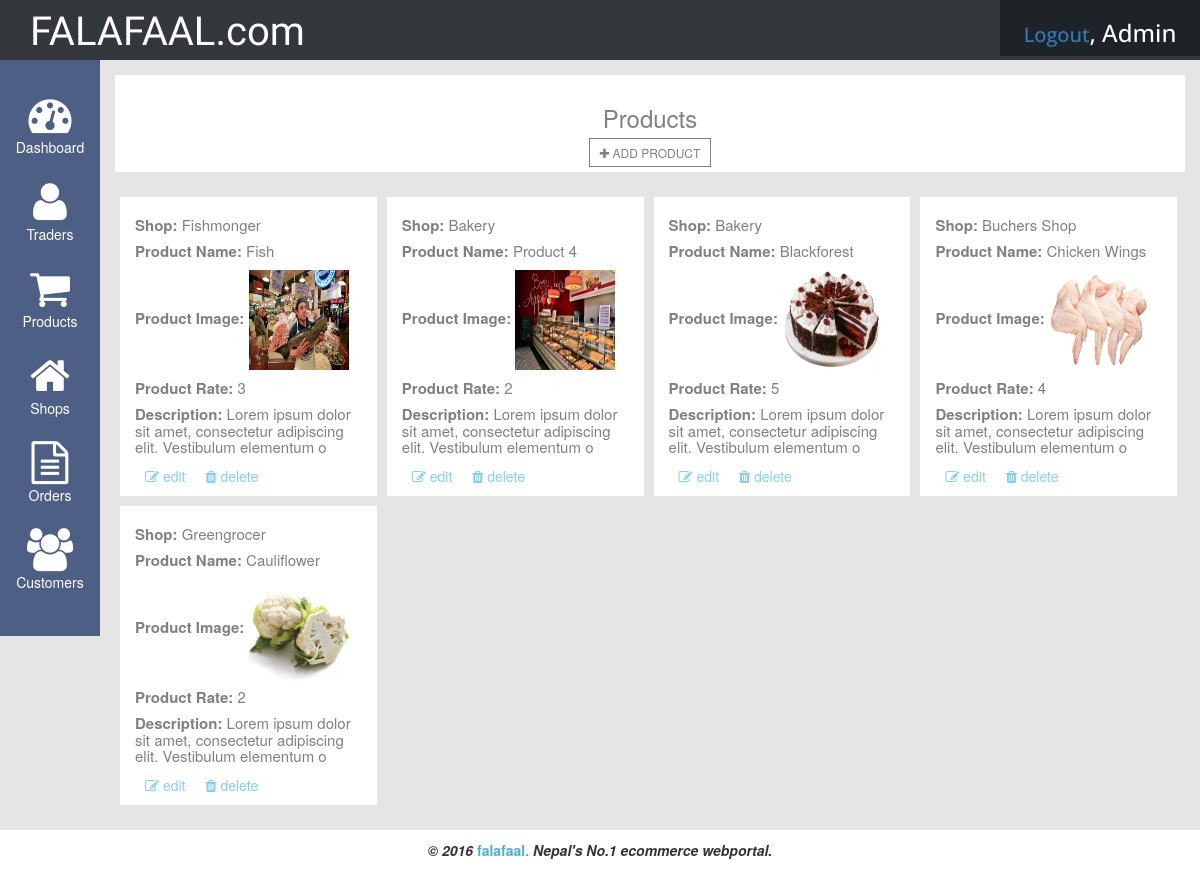
The app's page /admin/product.php (signed in) with its own data.
### tables this page shows
CREATE TABLE IF NOT EXISTS `product` (
  `product_id` int(11) NOT NULL AUTO_INCREMENT,
  `shop_id` int(11) NOT NULL,
  `product_name` varchar(255) NOT NULL,
  `product_rate` int(11) NOT NULL,
  `product_image` varchar(255) NOT NULL,
  `description` text NOT NULL,
  PRIMARY KEY (`product_id`)
);

CREATE TABLE IF NOT EXISTS `shop` (
  `shop_id` int(11) NOT NULL AUTO_INCREMENT,
  `traders_id` int(11) NOT NULL,
  `shop_name` varchar(255) NOT NULL,
  `shop_image` varchar(255) NOT NULL,
  `shop_status` text NOT NULL,
  PRIMARY KEY (`shop_id`)
);

### admin/product.php (the view, shortened to what this page needs)
<?php
 include("include/header.php");
?>
<div class="col-xs-12 col-sm-11 col-md-11">
	<div class="col-xs-12 col-sm-12 col-md-12 no-padding">
		<div class="main-title">
			<h3>products</h3>
			<a href="addproduct.php"><i class="fa fa-plus" aria-hidden="true"></i> add product</a>
		</div>
	</div>
	<div class="col-xs-12 col-sm-12 col-md-12 no-padding">
		<div class="traders-list">
			<?php
				$sql= "SELECT product.product_id, product.product_name, product.product_rate, product.product_image, product.description, shop.shop_name FROM shop, product WHERE product.shop_id = shop.shop_id";
					$result=mysqli_query($connection, $sql) or die(mysqli_error());
					while($row = mysqli_fetch_assoc($result)){
						echo "<div class='traders-box'>";
						echo "<h4><span>shop: </span>".$row['shop_name']."</h4>";
						echo "<h4><span>product name: </span>".$row['product_name']."</h4>";
						echo "<h4><span>product image: </span> <img width='100' height='100' src='images/".$row['product_image']."'></h4>";
						echo "<h4><span>product rate: </span>".$row['product_rate']."</h4>";
						echo "<h4><span>description: </span>".substr($row['description'],0,80)."</h4>";
						echo "<ul>"."<li>";
							echo "<a href=editproduct.php?id=".$row['product_id']."><i class='fa fa-pencil-square-o'></i> edit</a>"."</li>";
							echo "<li>"."<a onclick='return confirmDel()' href=?mode=del&id=".$row['product_id']."><i class='fa fa-trash'></i> delete</a>";
							echo "</li>"."</ul>";
						echo "</div>";
					}
			?>
		</div>
	</div>
</div>
<?php include("include/footer.php"); ?>

### admin/css/style.css (style rules this page uses)
body { font-family: 'Raleway', sans-serif; background: #e5e5e5!important; }
.no-padding { padding-left: 0!important; padding-right:0!important; }
.main-title { background: #ffffff; padding:10px 0px; margin-top:15px; text-align:center; }
.main-title h3 { text-transform: capitalize; color:gray; }
.main-title a:link, .main-title a:visited { text-decoration: none; text-transform: uppercase; color:gray; border:1px solid gray; padding:5px 10px; font-size:12px; }
.traders-list { margin:20px 0; }
.traders-box { width:24%; margin:5px 5px; padding:10px 15px; background: #ffffff; display:inline-block; }
.traders-box h4 { font-size:15px; color:gray; }
.traders-box h4 span { text-transform: capitalize; font-weight: bold; }
.traders-box ul { margin-bottom: 0; }
.traders-box ul li { display: inline-block; }
.traders-box ul li a:link, .traders-box ul li a:visited { text-decoration:none; padding:5px 10px; color:skyblue; text-align: right; }

### records on screen
product: shop.shop_name "Fishmonger", product_name "Fish", product_image (picture), product_rate "3", description "Lorem ipsum dolor sit amet, consectetur adipiscing elit. Vestibulum elementum o"
product: shop.shop_name "Bakery", product_name "Product 4", product_image (picture), product_rate "2", description "Lorem ipsum dolor sit amet, consectetur adipiscing elit. Vestibulum elementum o"
product: shop.shop_name "Bakery", product_name "Blackforest", product_image (picture), product_rate "5", description "Lorem ipsum dolor sit amet, consectetur adipiscing elit. Vestibulum elementum o"
product: shop.shop_name "Buchers Shop", product_name "Chicken Wings", product_image (picture), product_rate "4", description "Lorem ipsum dolor sit amet, consectetur adipiscing elit. Vestibulum elementum o"
product: shop.shop_name "Greengrocer", product_name "Cauliflower", product_image (picture), product_rate "2", description "Lorem ipsum dolor sit amet, consectetur adipiscing elit. Vestibulum elementum o"

### other values on screen
$name "Admin"
